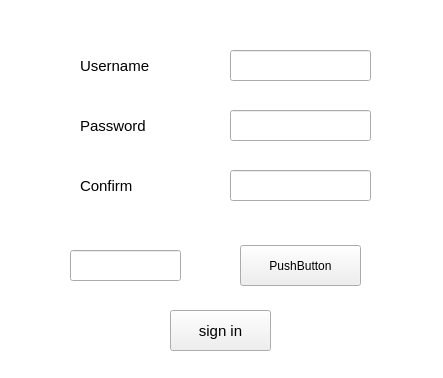
<?xml version="1.0" encoding="UTF-8"?>
<ui version="4.0">
 <class>Form</class>
 <widget class="QWidget" name="Form">
  <property name="geometry">
   <rect>
    <x>0</x>
    <y>0</y>
    <width>443</width>
    <height>378</height>
   </rect>
  </property>
  <property name="windowTitle">
   <string>Form</string>
  </property>
  <widget class="QWidget" name="widget" native="true">
   <property name="geometry">
    <rect>
     <x>30</x>
     <y>30</y>
     <width>411</width>
     <height>331</height>
    </rect>
   </property>
   <widget class="QLabel" name="label">
    <property name="geometry">
     <rect>
      <x>50</x>
      <y>20</y>
      <width>111</width>
      <height>31</height>
     </rect>
    </property>
    <property name="font">
     <font>
      <pointsize>11</pointsize>
     </font>
    </property>
    <property name="text">
     <string>Username</string>
    </property>
   </widget>
   <widget class="QLineEdit" name="lineEdit">
    <property name="geometry">
     <rect>
      <x>200</x>
      <y>20</y>
      <width>141</width>
      <height>31</height>
     </rect>
    </property>
   </widget>
   <widget class="QLabel" name="label_2">
    <property name="geometry">
     <rect>
      <x>50</x>
      <y>80</y>
      <width>105</width>
      <height>31</height>
     </rect>
    </property>
    <property name="font">
     <font>
      <pointsize>11</pointsize>
     </font>
    </property>
    <property name="text">
     <string>Password</string>
    </property>
   </widget>
   <widget class="QLineEdit" name="lineEdit_2">
    <property name="geometry">
     <rect>
      <x>200</x>
      <y>80</y>
      <width>141</width>
      <height>31</height>
     </rect>
    </property>
   </widget>
   <widget class="QPushButton" name="pushButton_2">
    <property name="geometry">
     <rect>
      <x>140</x>
      <y>280</y>
      <width>101</width>
      <height>41</height>
     </rect>
    </property>
    <property name="font">
     <font>
      <pointsize>11</pointsize>
     </font>
    </property>
    <property name="text">
     <string>sign in</string>
    </property>
   </widget>
   <widget class="QLabel" name="label_3">
    <property name="geometry">
     <rect>
      <x>50</x>
      <y>140</y>
      <width>111</width>
      <height>31</height>
     </rect>
    </property>
    <property name="font">
     <font>
      <pointsize>11</pointsize>
     </font>
    </property>
    <property name="text">
     <string>Confirm</string>
    </property>
   </widget>
   <widget class="QLineEdit" name="lineEdit_3">
    <property name="geometry">
     <rect>
      <x>200</x>
      <y>140</y>
      <width>141</width>
      <height>31</height>
     </rect>
    </property>
   </widget>
   <widget class="QPushButton" name="pushButton_3">
    <property name="geometry">
     <rect>
      <x>210</x>
      <y>215</y>
      <width>121</width>
      <height>41</height>
     </rect>
    </property>
    <property name="text">
     <string>PushButton</string>
    </property>
   </widget>
   <widget class="QLineEdit" name="lineEdit_4">
    <property name="geometry">
     <rect>
      <x>40</x>
      <y>220</y>
      <width>111</width>
      <height>31</height>
     </rect>
    </property>
   </widget>
  </widget>
  <widget class="QListView" name="listView">
   <property name="geometry">
    <rect>
     <x>-10</x>
     <y>-10</y>
     <width>521</width>
     <height>391</height>
    </rect>
   </property>
   <property name="styleSheet">
    <string notr="true">background-image: url(:/img/image/bg4.jpg)</string>
   </property>
  </widget>
  <zorder>listView</zorder>
  <zorder>widget</zorder>
 </widget>
 <resources>
  <include location="img.qrc"/>
 </resources>
 <connections/>
</ui>
